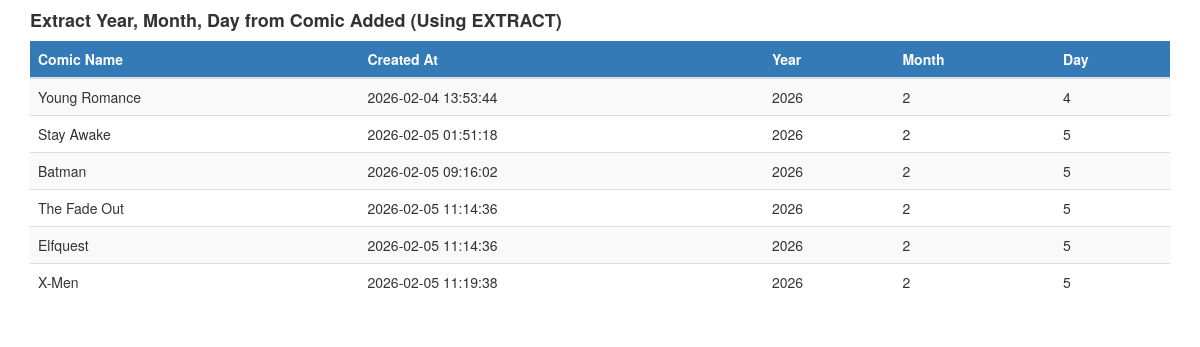
The page /date_functions/extract_output.php on the database its author committed.
### tables this page shows
CREATE TABLE `comic` (
  `comic_id` int(11) NOT NULL,
  `genre_id` int(11) NOT NULL,
  `comic_title` varchar(100) NOT NULL,
  `comic_description` text DEFAULT NULL,
  `comic_stock` int(11) NOT NULL,
  `comic_price` decimal(6,2) NOT NULL,
  `created_at` timestamp NOT NULL DEFAULT current_timestamp()
);

### date_functions/extract_output.php (the view, shortened to what this page needs)
<!DOCTYPE html>
<html lang="en">
<head>
    <link rel="stylesheet" href="https://maxcdn.bootstrapcdn.com/bootstrap/3.4.1/css/bootstrap.min.css">
</head>
<body>
<div class="container mt-4">
    <h4 class="mb-3"><b>Extract Year, Month, Day from Comic Added (Using EXTRACT)</b></h4>
    <div class="table-responsive">
        <table class="table table-striped">
            <thead>
                <tr class="bg-primary">
                    <th>Comic Name</th>
                    <th>Created At</th>
                    <th>Year</th>
                    <th>Month</th>
                    <th>Day</th>
                </tr>
            </thead>
            <tbody>
                <?php
                include '../dbconn.php';
                $sql = "SELECT comic_title, created_at,
                               EXTRACT(YEAR FROM created_at) AS year,
                               EXTRACT(MONTH FROM created_at) AS month,
                               EXTRACT(DAY FROM created_at) AS day
                        FROM comic";
                $result = mysqli_query($conn, $sql);
                if ($result && mysqli_num_rows($result) > 0) {
                    while ($row = mysqli_fetch_assoc($result)) {
                        echo "<tr>";
                        echo "<td>".$row['comic_title']."</td>";
                        echo "<td>".$row['created_at']."</td>";
                        echo "<td>".$row['year']."</td>";
                        echo "<td>".$row['month']."</td>";
                        echo "<td>".$row['day']."</td>";
                        echo "</tr>";
                    }
                } else {
                    echo "<tr><td colspan='5' class='text-center'>No comics available</td></tr>";
                }
                ?>
            </tbody>
        </table>
    </div>
</div>
</body>
</html>

### rows shown on the page
comic: comic_title "Young Romance", created_at "2026-02-04 13:53:44", year "2026", month "2", day "4"
comic: comic_title "Stay Awake", created_at "2026-02-05 01:51:18", year "2026", month "2", day "5"
comic: comic_title "Batman", created_at "2026-02-05 09:16:02", year "2026", month "2", day "5"
comic: comic_title "The Fade Out", created_at "2026-02-05 11:14:36", year "2026", month "2", day "5"
comic: comic_title "Elfquest", created_at "2026-02-05 11:14:36", year "2026", month "2", day "5"
comic: comic_title "X-Men", created_at "2026-02-05 11:19:38", year "2026", month "2", day "5"
